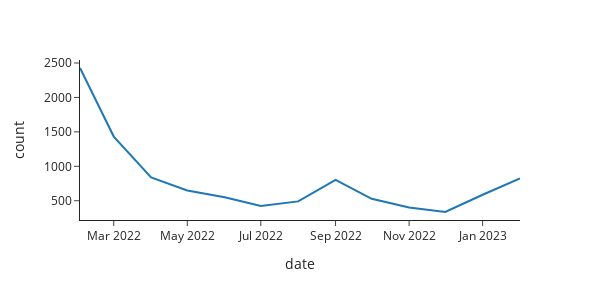

The cell this chart's notebook holds for it:
### Code cell
px.line(monthly_avg.to_pandas(), x="date", y="count", width=600, height=300, template=template)

### Figure 1 — Plotly figure (JSON) as saved in the notebook; plotly's stock layout.template omitted (floating-point values rounded to 4 significant figures)
{"data": [{"hovertemplate": "date=%{x}<br>count=%{y}<extra></extra>", "legendgroup": "", "line": {"color": "#1F77B4", "dash": "solid"}, "marker": {"symbol": "circle"}, "mode": "lines", "name": "", "orientation": "v", "showlegend": false, "type": "scatter", "x": ["2022-02-01T00:00:00", "2022-03-01T00:00:00", "2022-04-01T00:00:00", "2022-05-01T00:00:00", "2022-06-01T00:00:00", "2022-07-01T00:00:00", "2022-08-01T00:00:00", "2022-09-01T00:00:00", "2022-10-01T00:00:00", "2022-11-01T00:00:00", "2022-12-01T00:00:00", "2023-01-01T00:00:00", "2023-02-01T00:00:00"], "xaxis": "x", "y": [2427.0, 1432.0, 837.4, 649.1, 549.2, 425.0, 490.5, 802.9, 527.6, 401.3, 336.4, 587, 824.4], "yaxis": "y"}], "layout": {"height": 300, "legend": {"tracegroupgap": 0}, "margin": {"t": 60}, "width": 600, "xaxis": {"anchor": "y", "autorange": true, "domain": [0, 1], "range": ["2022-02-01", "2023-02-01"], "title": {"text": "date"}, "type": "date"}, "yaxis": {"anchor": "x", "autorange": true, "domain": [0, 1], "range": [220.3, 2543.0], "title": {"text": "count"}, "type": "linear"}}}
